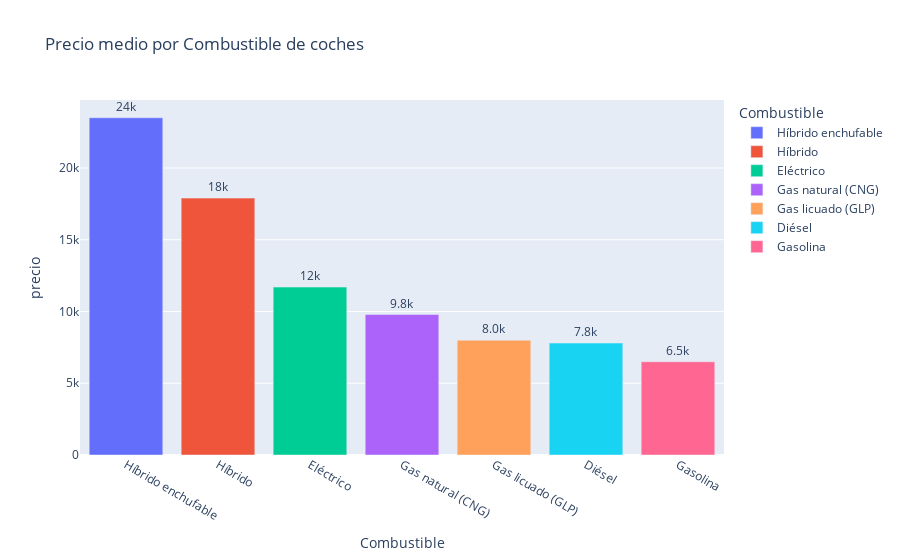

The code cell stored with this chart in its notebook:
### Code cell
#Tras ver los resultados, me he preguntado¿Los coches Diesel son más baratos?

dfdisel=analisis.groupby('Combustible')['precio'].median().reset_index().sort_values('precio',ascending=False)

fig9 = px.bar(dfdisel,x='Combustible',
            y='precio',
            color='Combustible',
            title='Precio medio por Combustible de coches',text_auto='.2s')

fig9.update_traces(textfont_size=12, textangle=0, textposition="outside", cliponaxis=False)

fig9.show()

### Figure 1 — Plotly figure (JSON) as saved in the notebook; plotly's stock layout.template omitted (floating-point values rounded to 4 significant figures)
{"data": [{"alignmentgroup": "True", "cliponaxis": false, "hovertemplate": "Combustible=%{x}<br>precio=%{y}<extra></extra>", "legendgroup": "Híbrido enchufable", "marker": {"color": "#636efa", "pattern": {"shape": ""}}, "name": "Híbrido enchufable", "offsetgroup": "Híbrido enchufable", "orientation": "v", "showlegend": true, "textangle": 0, "textfont": {"size": 12}, "textposition": "outside", "texttemplate": "%{y:.2s}", "type": "bar", "x": ["Híbrido enchufable"], "xaxis": "x", "y": [23500], "yaxis": "y"}, {"alignmentgroup": "True", "cliponaxis": false, "hovertemplate": "Combustible=%{x}<br>precio=%{y}<extra></extra>", "legendgroup": "Híbrido", "marker": {"color": "#EF553B", "pattern": {"shape": ""}}, "name": "Híbrido", "offsetgroup": "Híbrido", "orientation": "v", "showlegend": true, "textangle": 0, "textfont": {"size": 12}, "textposition": "outside", "texttemplate": "%{y:.2s}", "type": "bar", "x": ["Híbrido"], "xaxis": "x", "y": [17900], "yaxis": "y"}, {"alignmentgroup": "True", "cliponaxis": false, "hovertemplate": "Combustible=%{x}<br>precio=%{y}<extra></extra>", "legendgroup": "Eléctrico", "marker": {"color": "#00cc96", "pattern": {"shape": ""}}, "name": "Eléctrico", "offsetgroup": "Eléctrico", "orientation": "v", "showlegend": true, "textangle": 0, "textfont": {"size": 12}, "textposition": "outside", "texttemplate": "%{y:.2s}", "type": "bar", "x": ["Eléctrico"], "xaxis": "x", "y": [11700], "yaxis": "y"}, {"alignmentgroup": "True", "cliponaxis": false, "hovertemplate": "Combustible=%{x}<br>precio=%{y}<extra></extra>", "legendgroup": "Gas natural (CNG)", "marker": {"color": "#ab63fa", "pattern": {"shape": ""}}, "name": "Gas natural (CNG)", "offsetgroup": "Gas natural (CNG)", "orientation": "v", "showlegend": true, "textangle": 0, "textfont": {"size": 12}, "textposition": "outside", "texttemplate": "%{y:.2s}", "type": "bar", "x": ["Gas natural (CNG)"], "xaxis": "x", "y": [9790], "yaxis": "y"}, {"alignmentgroup": "True", "cliponaxis": false, "hovertemplate": "Combustible=%{x}<br>precio=%{y}<extra></extra>", "legendgroup": "Gas licuado (GLP)", "marker": {"color": "#FFA15A", "pattern": {"shape": ""}}, "name": "Gas licuado (GLP)", "offsetgroup": "Gas licuado (GLP)", "orientation": "v", "showlegend": true, "textangle": 0, "textfont": {"size": 12}, "textposition": "outside", "texttemplate": "%{y:.2s}", "type": "bar", "x": ["Gas licuado (GLP)"], "xaxis": "x", "y": [8000], "yaxis": "y"}, {"alignmentgroup": "True", "cliponaxis": false, "hovertemplate": "Combustible=%{x}<br>precio=%{y}<extra></extra>", "legendgroup": "Diésel", "marker": {"color": "#19d3f3", "pattern": {"shape": ""}}, "name": "Diésel", "offsetgroup": "Diésel", "orientation": "v", "showlegend": true, "textangle": 0, "textfont": {"size": 12}, "textposition": "outside", "texttemplate": "%{y:.2s}", "type": "bar", "x": ["Diésel"], "xaxis": "x", "y": [7800], "yaxis": "y"}, {"alignmentgroup": "True", "cliponaxis": false, "hovertemplate": "Combustible=%{x}<br>precio=%{y}<extra></extra>", "legendgroup": "Gasolina", "marker": {"color": "#FF6692", "pattern": {"shape": ""}}, "name": "Gasolina", "offsetgroup": "Gasolina", "orientation": "v", "showlegend": true, "textangle": 0, "textfont": {"size": 12}, "textposition": "outside", "texttemplate": "%{y:.2s}", "type": "bar", "x": ["Gasolina"], "xaxis": "x", "y": [6500], "yaxis": "y"}], "layout": {"barmode": "relative", "legend": {"title": {"text": "Combustible"}, "tracegroupgap": 0}, "title": {"text": "Precio medio por Combustible de coches"}, "xaxis": {"anchor": "y", "categoryarray": ["Híbrido enchufable", "Híbrido", "Eléctrico", "Gas natural (CNG)", "Gas licuado (GLP)", "Diésel", "Gasolina"], "categoryorder": "array", "domain": [0, 1], "title": {"text": "Combustible"}}, "yaxis": {"anchor": "x", "domain": [0, 1], "title": {"text": "precio"}}}}
